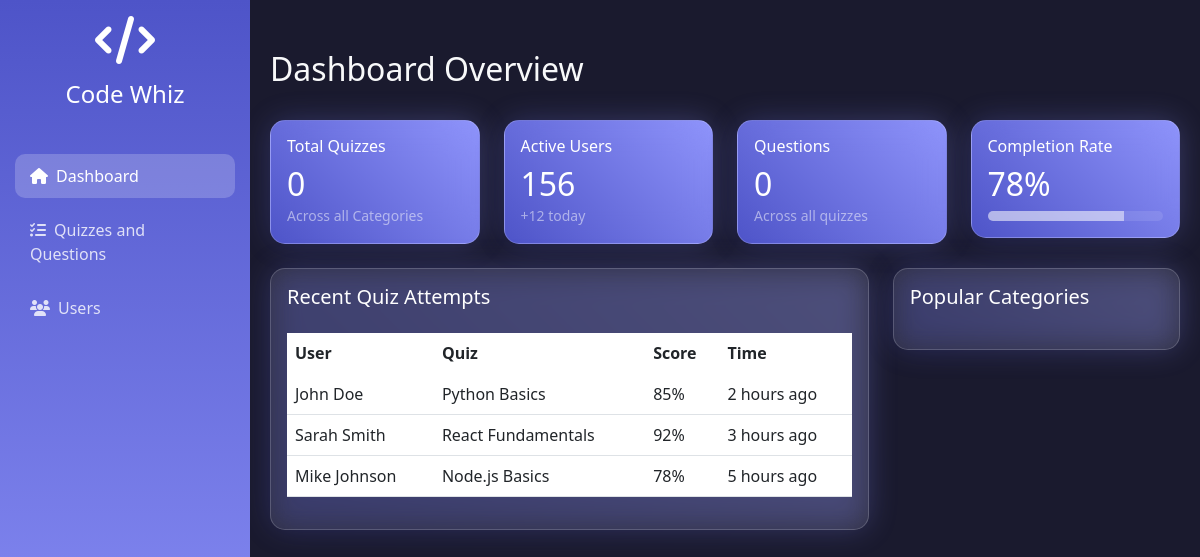
/a_home, run on an earlier commit of the app's database.
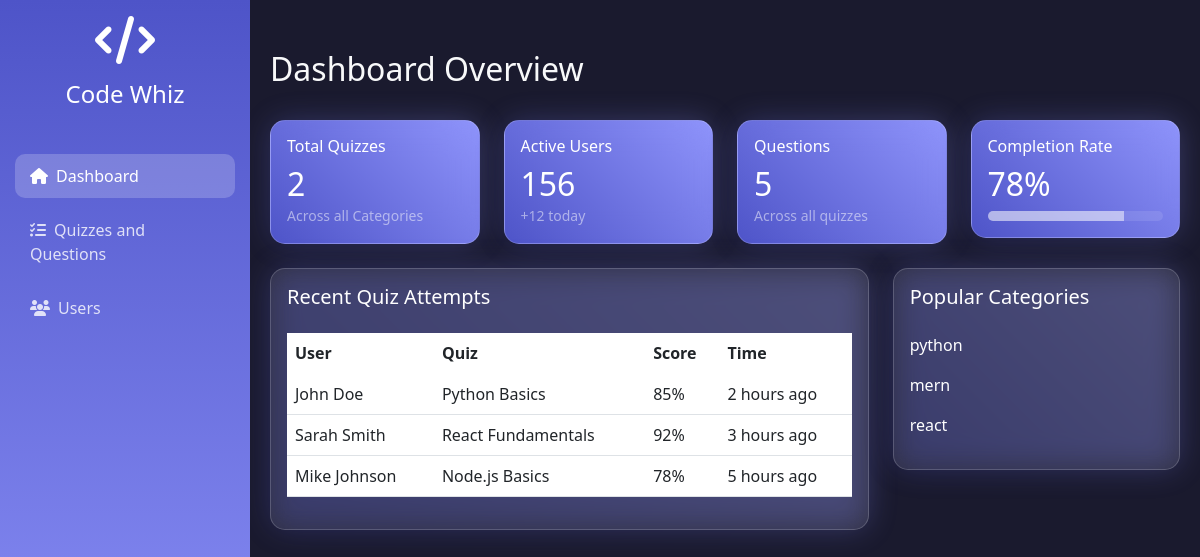
And on a later commit of the database.
### cw_app/models.py (models this page shows, shortened)
class Category(models.Model):
    name = models.CharField(max_length=100)
    description = models.TextField()

### cw_app/views.py (the view)
# urls.py: path('a_home',views.a_home),
def a_home(req):
    total_quizzes = Quiz.objects.count()
    total_questions=Question.objects.count()
    cate=Category.objects.all()
    return render( req,'admin/a_home.html', {'c':cate,'quizes':total_quizzes,'qns':total_questions})

### templates/admin/a_home.html (shortened to what the changed rows need)
<!DOCTYPE html>
<html lang="en">
<head>
    <link href="https://cdnjs.cloudflare.com/ajax/libs/bootstrap/5.3.0/css/bootstrap.min.css" rel="stylesheet">
    <link href="https://cdnjs.cloudflare.com/ajax/libs/font-awesome/6.4.0/css/all.min.css" rel="stylesheet">
    <link href="https://cdnjs.cloudflare.com/ajax/libs/animate.css/4.1.1/animate.min.css" rel="stylesheet">
</head>
<body>
    <div class="content text-light">
        <div class="d-flex justify-content-between align-items-center mb-4">
            <h2 class="animate__animated animate__fadeIn">Dashboard Overview</h2>
        </div>
        <div class="row g-4 mb-4">
            <div class="col-md-3">
                <div class="card stats-card glow animate__animated animate__fadeInUp">
                    <div class="card-body">
                        <h6 class="card-title">Total Quizzes</h6>
                        <h2 class="mb-0">{{quizes}}</h2>
                        <small class="text-white-50">Across all Categories</small>
                    </div>
                </div>
            </div>
            <div class="col-md-3">
                <div class="card stats-card glow animate__animated animate__fadeInUp" style="animation-delay: 0.1s">
                    <div class="card-body">
                        <h2 class="mb-0">156</h2>
                    </div>
                </div>
            </div>
            <div class="col-md-3">
                <div class="card stats-card glow animate__animated animate__fadeInUp" style="animation-delay: 0.2s">
                    <div class="card-body">
                        <h6 class="card-title">Questions</h6>
                        <h2 class="mb-0">{{qns}}</h2>
                        <small class="text-white-50">Across all quizzes</small>
                    </div>
                </div>
            </div>
            <div class="col-md-3">
                <div class="card stats-card glow animate__animated animate__fadeInUp" style="animation-delay: 0.3s">
                    <div class="card-body">
                        <h2 class="mb-0">78%</h2>
                    </div>
                </div>
            </div>
        </div>
        <div class="row g-4">
            <div class="col-md-8">
                <div class="card glow animate__animated animate__fadeInUp" style="animation-delay: 0.4s">
                    <div class="card-body">
                        <div class="table-responsive">
                            <table class="table">
                                <thead>
                                    <tr>
                                        <th>User</th>
                                        <th>Quiz</th>
                                        <th>Score</th>
                                        <th>Time</th>
                                    </tr>
                                </thead>
                            </table>
                        </div>
                    </div>
                </div>
            </div>
            <div class="col-md-4">
                <div class="card glow animate__animated animate__fadeInUp" style="animation-delay: 0.5s">
                    <div class="card-body">
                        {% for c in c %}
                        <div class="d-flex justify-content-between mb-3 text-white">
                                <span>{{c.name}}</span>
                        </div>
                        {% endfor %}
                    </div>
                </div>
            </div>
        </div>
    </div>
</body>
</html>

What changed in the data, as far as the page shows it:
added Category: name "python"
added Category: name "mern"
added Category: name "react"
Also different on the page:
{{ quizes }}: "0" → "2"
{{ qns }}: "0" → "5"
